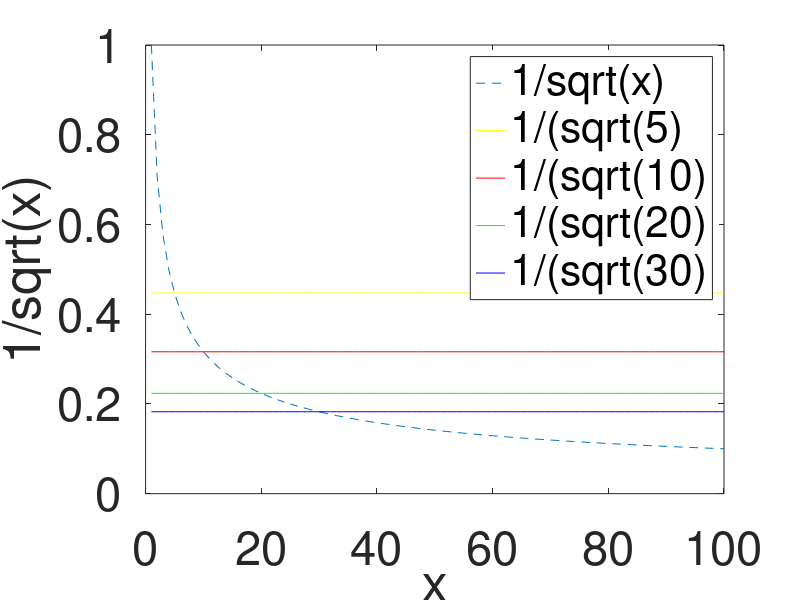

Write MATLAB code to recreate this figure.
%To calculate the confidence it depends on 1/sqrt(n? of runs), taking a
%look at the following graph we can see that the higher effort of going
%from 20 runs to 30 runs doesn't get much more benefit like going from 10
%to 20.
x=1:1:100;
y=1./(sqrt(x));
plot(x,y,'--')
xlabel('x');
ylabel('1/sqrt(x)');

z=ones(size(x));
z=1/sqrt(5).*z;
a=ones(size(x));
a=1/sqrt(10).*a;
b=ones(size(x));
b=1/sqrt(20).*b;
c=ones(size(x));
c=1/sqrt(30).*c;

hold on
plot(z, 'y')
plot(a, 'r')
plot(b, 'g')
plot(c, 'b')
legend('1/sqrt(x)','1/(sqrt(5)','1/(sqrt(10)','1/(sqrt(20)','1/(sqrt(30)')
set(gca,'FontSize', 34);